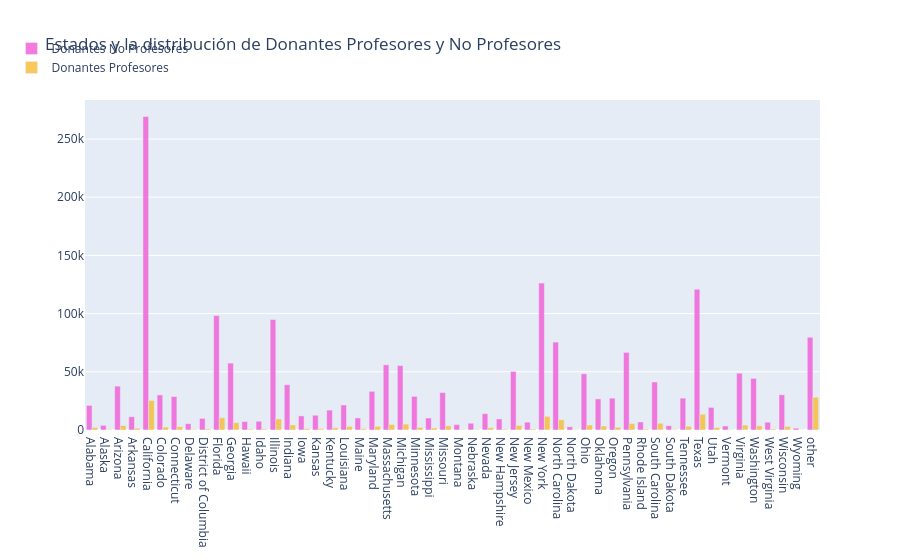

Write notebook code for a chart like this one.
### Markdown cell above
> Aunque el número máximo de donantes proviene del estado de California, el cual está ubicado en la costa oeste, la región de la costa este de los EE. UU. presenta una alta densidad de donantes en comparación con el oeste. También se encuentra un número significativo de donantes en Hawái y Alaska. 

## <a id="2.6">2.6 Número de Donantes Profesores y No Profesores de cada estado</a>

### Code cell
# ¿Qué ciudad y estado tienen el máximo de donantes profesores?
tempdf = donors_df.groupby(['Donor State', 'Donor Is Teacher']).agg({'Donor Is Teacher' : 'count' }).rename(columns={'Donor Is Teacher' : 'Teacher Donor Counts'}).reset_index()

no_df = tempdf[tempdf['Donor Is Teacher']=='No']
no_x = no_df['Donor State']
no_y = no_df['Teacher Donor Counts']
yes_df = tempdf[tempdf['Donor Is Teacher']=='Yes']
yes_x = yes_df['Donor State']
yes_y = yes_df['Teacher Donor Counts']

trace1 = go.Bar(
    x=no_x,
    y=no_y,
    name='Donantes No Profesores',
    marker=dict(color='#f259d6'),
    opacity=0.8
)
trace2 = go.Bar(
    x=yes_x,
    y=yes_y,
    name='Donantes Profesores',
    marker=dict(color='#f7bb31'),
    opacity=0.8
)

data = [trace1, trace2]
layout = go.Layout(
    barmode='group',
    legend=dict(dict(x=-.1, y=1.2)),
    margin=dict(b=120),
    title = 'Estados y la distribución de Donantes Profesores y No Profesores',
)

fig = go.Figure(data=data, layout=layout)
iplot(fig, filename='grouped-bar')

### Figure 1 — Plotly figure (JSON) as saved in the notebook; plotly's stock layout.template omitted (floating-point values rounded to 4 significant figures)
{"data": [{"marker": {"color": "#f259d6"}, "name": "Donantes No Profesores", "opacity": 0.8, "type": "bar", "x": ["Alabama", "Alaska", "Arizona", "Arkansas", "California", "Colorado", "Connecticut", "Delaware", "District of Columbia", "Florida", "Georgia", "Hawaii", "Idaho", "Illinois", "Indiana", "Iowa", "Kansas", "Kentucky", "Louisiana", "Maine", "Maryland", "Massachusetts", "Michigan", "Minnesota", "Mississippi", "Missouri", "Montana", "Nebraska", "Nevada", "New Hampshire", "New Jersey", "New Mexico", "New York", "North Carolina", "North Dakota", "Ohio", "Oklahoma", "Oregon", "Pennsylvania", "Rhode Island", "South Carolina", "South Dakota", "Tennessee", "Texas", "Utah", "Vermont", "Virginia", "Washington", "West Virginia", "Wisconsin", "Wyoming", "other"], "y": [21124, 4006, 37690, 11383, 269366, 30132, 28773, 5379, 9940, 98281, 57461, 7201, 7509, 94882, 38847, 12121, 12680, 17105, 21486, 10349, 33230, 56017, 55318, 28893, 10294, 32150, 4641, 5804, 14037, 9514, 50303, 6758, 126213, 75546, 2752, 48271, 26707, 27347, 66685, 6912, 41245, 3633, 27350, 120909, 19431, 3423, 48775, 44358, 6681, 30253, 1505, 79685]}, {"marker": {"color": "#f7bb31"}, "name": "Donantes Profesores", "opacity": 0.8, "type": "bar", "x": ["Alabama", "Alaska", "Arizona", "Arkansas", "California", "Colorado", "Connecticut", "Delaware", "District of Columbia", "Florida", "Georgia", "Hawaii", "Idaho", "Illinois", "Indiana", "Iowa", "Kansas", "Kentucky", "Louisiana", "Maine", "Maryland", "Massachusetts", "Michigan", "Minnesota", "Mississippi", "Missouri", "Montana", "Nebraska", "Nevada", "New Hampshire", "New Jersey", "New Mexico", "New York", "North Carolina", "North Dakota", "Ohio", "Oklahoma", "Oregon", "Pennsylvania", "Rhode Island", "South Carolina", "South Dakota", "Tennessee", "Texas", "Utah", "Vermont", "Virginia", "Washington", "West Virginia", "Wisconsin", "Wyoming", "other"], "y": [2188, 513, 3839, 1484, 25329, 2572, 2831, 527, 922, 10547, 6270, 766, 821, 9499, 4390, 1117, 1157, 1824, 3033, 1137, 3145, 4713, 5117, 2290, 1703, 3670, 447, 468, 1977, 745, 3963, 818, 11744, 8704, 260, 4300, 3426, 2396, 5595, 698, 5798, 451, 3254, 13540, 2158, 254, 4247, 3605, 816, 2964, 129, 28124]}], "layout": {"barmode": "group", "legend": {"x": -0.1, "y": 1.2}, "margin": {"b": 120}, "title": {"text": "Estados y la distribución de Donantes Profesores y No Profesores"}}}
